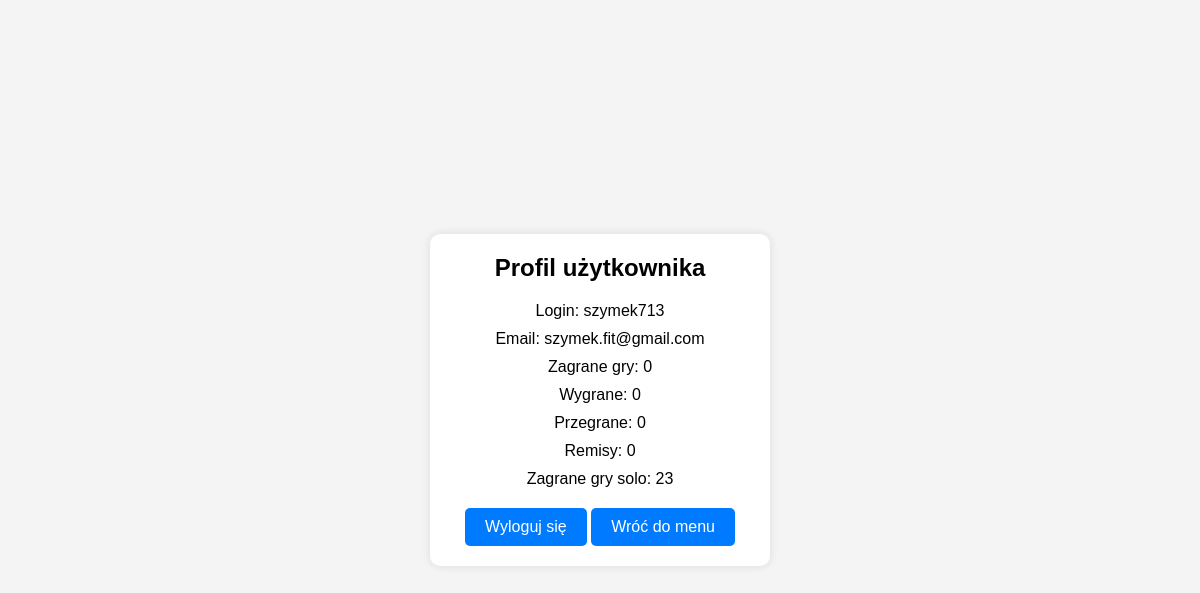
The page /profile/ (signed in) on the database as committed earlier.
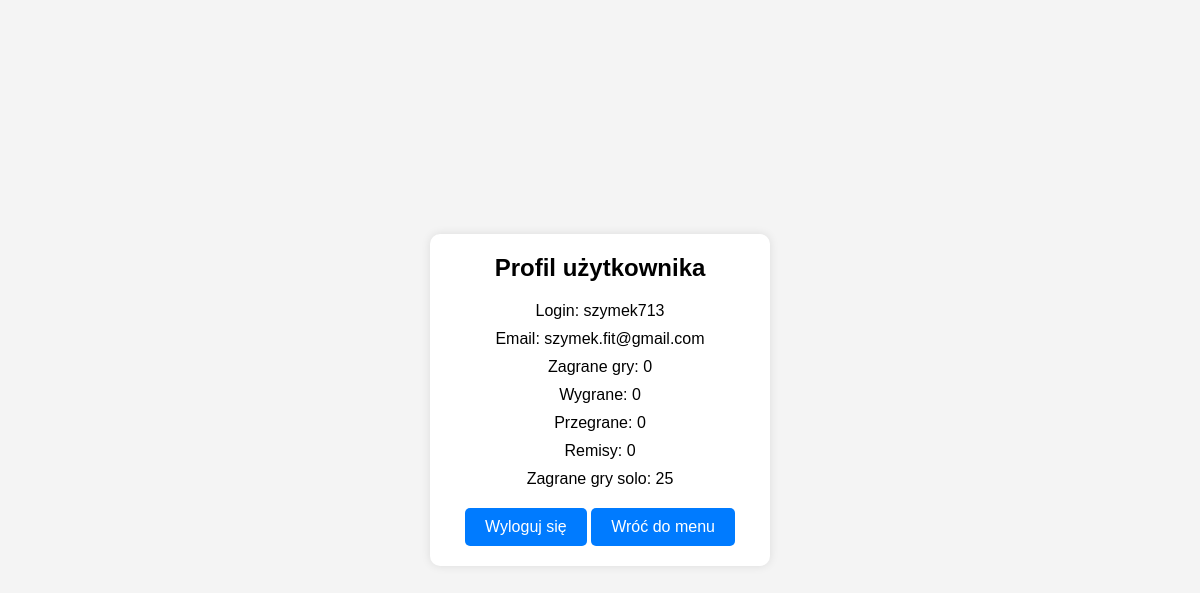
The same page on the database as committed later.
### my_quiz_app/python_django/profiles/models.py (models this page shows, shortened)
class UserProfile(models.Model):
    user = models.OneToOneField(settings.AUTH_USER_MODEL, on_delete=models.CASCADE)
    wins = models.IntegerField(default=0)
    losses = models.IntegerField(default=0)
    draws = models.IntegerField(default=0)
    solo_games_played = models.IntegerField(default=0)
    email = models.EmailField()

### my_quiz_app/python_django/profiles/views.py (the view)
# urls.py: path('profile/', views.profile, name='profile'),
@login_required
def profile(request):
    profile = request.user.userprofile
    total_games = profile.wins + profile.losses + profile.draws  # Obliczenie liczby zagranych gier
    return render(request, 'profiles/profile.html', {'profile': profile, 'total_games': total_games})

### my_quiz_app/python_django/profiles/templates/profiles/profile.html (shortened to what this page needs)
<!DOCTYPE html>
<html lang="en">
<head>
</head>
<body>
    <div class="profile-container">
        <h2>Profil użytkownika</h2>
        <p>Login: {{ request.user.username }}</p>
        <p>Email: {{ request.user.email }}</p>
        <p>Zagrane gry: {{ total_games }}</p>
        <p>Wygrane: {{ profile.wins }}</p>
        <p>Przegrane: {{ profile.losses }}</p>
        <p>Remisy: {{ profile.draws }}</p>
        <p>Zagrane gry solo: {{ profile.solo_games_played }}</p>
        <a class="button" href="{% url 'account_logout' %}">Wyloguj się</a>
        <a class="button" href="{% url 'menu' %}">Wróć do menu</a>
    </div>
</body>
</html>

### my_quiz_app/python_django/profiles/templates/profiles/profile.html (style rules this page uses)
body { font-family: Arial, sans-serif; background-color: #f4f4f4; display: flex; justify-content: center; align-items: center; height: 100vh; margin: 0; }
.profile-container { background-color: #fff; padding: 20px; border-radius: 10px; box-shadow: 0 0 10px rgba(0, 0, 0, 0.1); width: 300px; text-align: center; }
.profile-container h2 { margin-top: 0; }
.profile-container p { margin: 10px 0; }
.button { display: inline-block; padding: 10px 20px; margin-top: 10px; border-radius: 5px; background-color: #007bff; color: #fff; text-decoration: none; cursor: pointer; }

Rows that differ between the two databases and show on the page:
changed UserProfile: solo_games_played "23" → "25"
